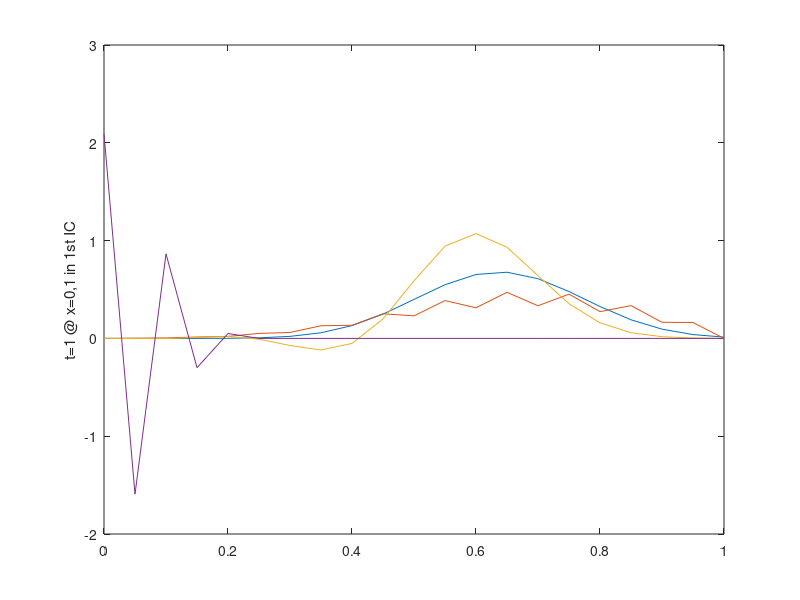

Source code (MATLAB):
close all
clear
clc
nu=0.5;
h=0.05;
                                              % 1st IC Upwind Method
un=zeros(21,1); 
u0=zeros(21,1);
u0(1:5,1)=u0(1:5,1)+1;                        % 1st IC
for j=1:21                                    % Temporal Nodes
for i=2:21                                    % Spatial  Nodes   
un(i,1)=(1-nu)*u0(i,1)  + nu*u0(i-1,1);
end
u0=un;
end
disp('  Values at t=1 s  :  ');
disp(un);
x=linspace(0,1,21);
plot(x,un);
hold on
%%
un=zeros(21,1);                               % 1st IC Lax Method
u0=zeros(21,1);
u0(1:5,1)=u0(1:5,1)+1;                        % 1st IC
for j=1:21                                    % Temporal Nodes
for i=2:20                                    % Spatial  Nodes   
un(i,1)=((1+nu)/2)*u0(i-1,1)  + ((1-nu)/2)*u0(i+1,1);
end
u0=un;
end
disp('  Values at t=1 s  :  ');
disp(un);
plot(x,un);
hold on
%%
un=zeros(21,1);                               % 1st IC Lax-Wendroff Method
u0=zeros(21,1);
u0(1:5,1)=u0(1:5,1)+1;                        % 1st IC
for j=1:21                                    % Temporal Nodes
for i=2:20                                    % Spatial  Nodes   
un(i,1)=(((nu^2)+nu)/2)*u0(i-1,1)  + (1-(nu^2))*u0(i,1) + (((nu^2)-nu)/2)*u0(i+1,1);
end
u0=un;
end
disp('  Values at t=1 s  :  ');
disp(un);
plot(x,un);
hold on
ylabel(' t=1 @ x=0,1 in 1st IC ');
%%

                                              % 1st IC McCormack Method

un=zeros(21,1); 
u0=zeros(21,1);
u0(1:5,1)=u0(1:5,1)+1;                        % 1st IC
for j=1:21                                    % Temporal Nodes
for i=1:20                                    % Spatial  Nodes   
un(i,1)= (1+nu)*u0(i,1)  -  nu*u0(i+1,1);
end
u0=un;
end
u0=zeros(21,1);
u0(1:5,1)=u0(1:5,1)+1; 
for k=1:21
    for w=1:21
        un(i,1)=(nu/2)*un(i-1,1) + 0.5*u0(i,1) + ((1-nu)/2)*un(i+1,1);
    end
end
x=linspace(0,1,21);
un=un./100000;
plot(x,un);
